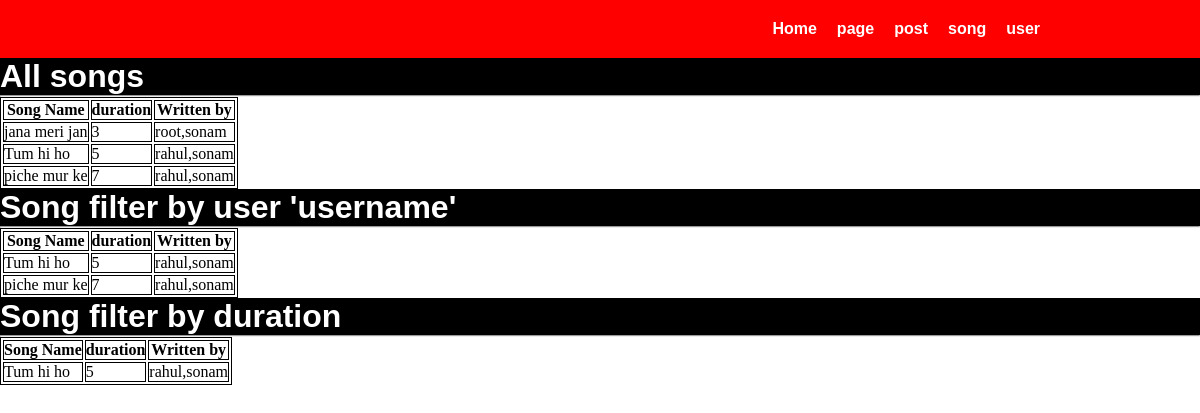
The page /song/ on the database its author committed.
### myapplication/models.py (models this page shows)
class Song(models.Model):
    user=models.ManyToManyField(User)
    song_name=models.CharField(max_length=70)
    song_duration=models.IntegerField()
    def written_by(self):
        return ','.join([str(p) for p in self.user.all()])

### myapplication/views.py (the view)
# urls.py: path('song/',views.show_song,name='song'),
def show_song(request):
    data1=Song.objects.all()
    data2=Song.objects.filter(user__username='rahul')
    data3=Song.objects.filter(song_duration=5)
    context={'data1':data1,'data2':data2,'data3':data3}
    return render(request,'myapplication/song.html',context)

### myapplication/templates/myapplication/song.html (shortened to what this page needs)
{% extends 'myapplication/base.html' %}
{% block content %}
<h1>All songs</h1>
<hr>
<table>
    <thead>
        <tr>
            <th>Song Name</th>
            <th>duration</th>
            <th>Written by</th>
        </tr>
    </thead>
    <tbody>
        {% for item in data1 %}
        <tr>
            <td>{{item.song_name}}</td>
            <td>{{item.song_duration}}</td>
            <td>{{item.written_by}}</td>
        </tr>
        {% endfor %}
    </tbody>
</table>
<h1>Song filter by user 'username'</h1>
<hr>
<table>
    <thead>
        <tr>
            <th>Song Name</th>
            <th>duration</th>
            <th>Written by</th>
        </tr>
    </thead>
    <tbody>
        {% for item in data2 %}
        <tr>
            <td>{{item.song_name}}</td>
            <td>{{item.song_duration}}</td>
            <td>{{item.written_by}}</td>
        </tr>
        {% endfor %}
    </tbody>
</table>
<h1>Song filter by duration</h1>
<hr>
<table>
    <thead>
        <tr>
            <th>Song Name</th>
            <th>duration</th>
            <th>Written by</th>
        </tr>
    </thead>
    <tbody>
        {% for item in data3 %}
        <tr>
            <td>{{item.song_name}}</td>
            <td>{{item.song_duration}}</td>
            <td>{{item.written_by}}</td>
        </tr>
        {% endfor %}
    </tbody>
</table>
{% endblock content %}

### myapplication/templates/myapplication/base.html (style rules this page uses)
* { margin: 0; padding: 0; }
body { margin-bottom: 100px; }
table,tr,td,th { border: 1px solid black; }
h1 { background-color:black; color: white; font-family: sans-serif; }

### rows shown on the page
Song: song_name "jana meri jan", song_duration "3", written_by "root,sonam"
Song: song_name "Tum hi ho", song_duration "5", written_by "rahul,sonam"
Song: song_name "piche mur ke", song_duration "7", written_by "rahul,sonam"
